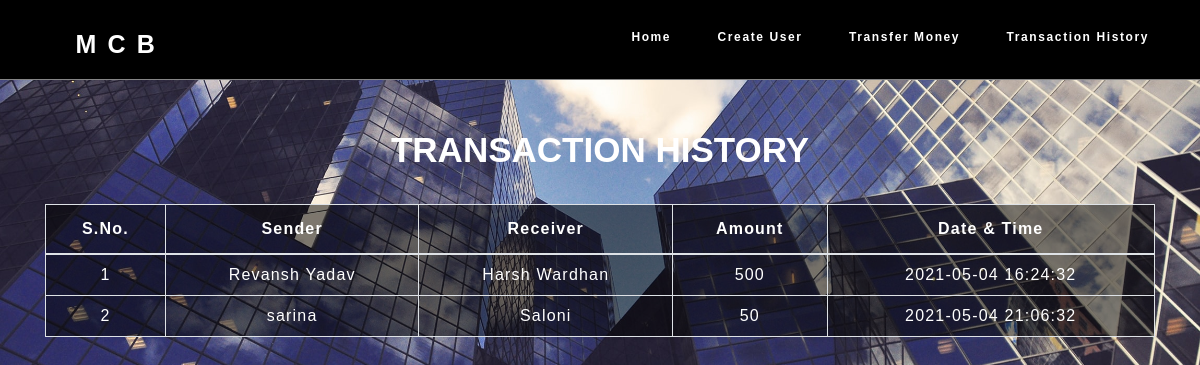
The page /transactionhistory.php on the database its author committed.
### tables this page shows
CREATE TABLE `transaction` (
  `sno` int(3) NOT NULL,
  `sender` text NOT NULL,
  `receiver` text NOT NULL,
  `balance` int(8) NOT NULL,
  `datetime` datetime NOT NULL DEFAULT current_timestamp()
);

### transactionhistory.php (the view, shortened to what this page needs)
<!DOCTYPE html>
<html lang="en">
<head>
    <link rel="stylesheet" href="https://stackpath.bootstrapcdn.com/bootstrap/4.5.2/css/bootstrap.min.css">
    <link rel="stylesheet" type="text/css" href="css/table.css">
    <link rel="stylesheet" type="text/css" href="css/navbar.css">
</head>
<body style="background-image: url(1.jpg);background-position: center;
  background-size: cover;">
<?php
  include 'navbar.php';
?>
	<div class="container">
        <h2 class="text-center pt-4" style="color : white; margin-top: 100px"><b style="font-size: 35px;">TRANSACTION HISTORY</b></h2>
       <br>
       <div class="table-responsive-sm">
    <table class="table table-hover table-striped table-condensed table-bordered">
        <thead style="color : white;">
            <tr>
                <th class="text-center">S.No.</th>
                <th class="text-center">Sender</th>
                <th class="text-center">Receiver</th>
                <th class="text-center">Amount</th>
                <th class="text-center">Date & Time</th>
            </tr>
        </thead>
        <tbody>
        <?php
            include 'config.php';
            $sql ="select * from transaction";
            $query =mysqli_query($conn, $sql);
            while($rows = mysqli_fetch_assoc($query))
            {
        ?>
            <tr style="color : white;">
            <td class="py-2"><?php echo $rows['sno']; ?></td>
            <td class="py-2"><?php echo $rows['sender']; ?></td>
            <td class="py-2"><?php echo $rows['receiver']; ?></td>
            <td class="py-2"><?php echo $rows['balance']; ?> </td>
            <td class="py-2"><?php echo $rows['datetime']; ?> </td>
        <?php
            }
        ?>
        </tbody>
    </table>
    </div>
</div>
</body>
</html>

### table.css (style rules this page uses)
* { padding: 0; margin: 0; box-sizing: border-box; font-family: sans-serif; font-size: 16px; }
h2 { font-size: 40px; }
table { letter-spacing: 1.2px; background: rgba(0,0,0,0.5) !important; color: white !important; }
td { text-align: center; }

### navbar.css (style rules this page uses)
body { margin: 0px; box-sizing: border-box; font-family: "Abel", sans-serif; font-size: 10px; scroll-behavior: smooth; }

### rows shown on the page
transaction: sno "1", sender "Revansh Yadav", receiver "Harsh Wardhan", balance "500", datetime "2021-05-04 16:24:32"
transaction: sno "2", sender "sarina", receiver "Saloni", balance "50", datetime "2021-05-04 21:06:32"
